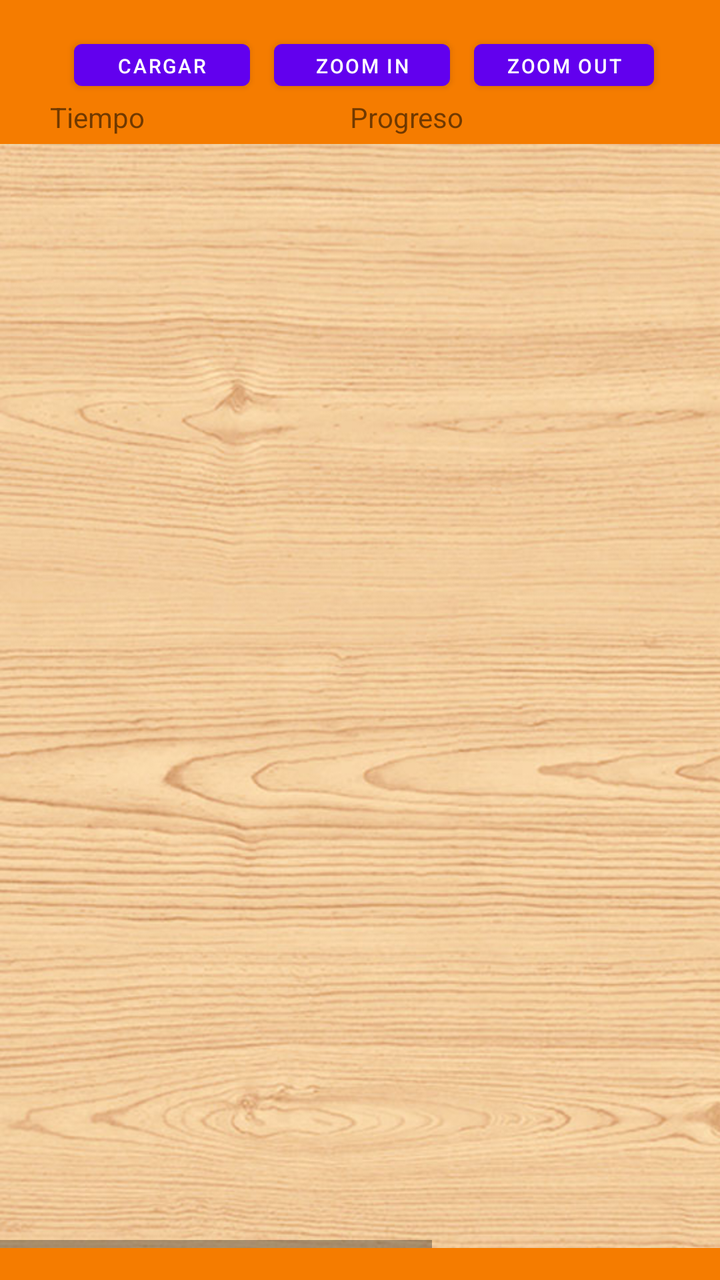
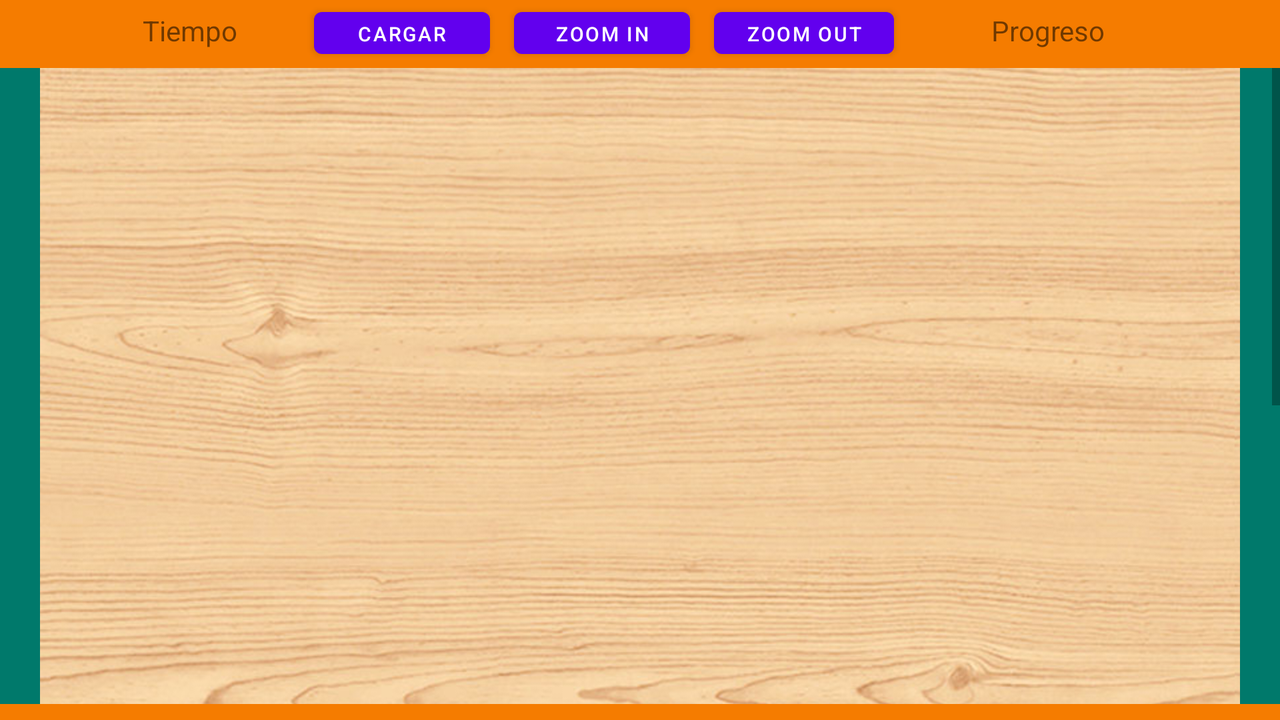

The same Android screen from two of the app's own layout files: first res/layout/ as a phone draws it, then the repository's variant for another configuration, drawn on a device whose configuration selects that folder. Both files follow.
<!-- AndroidManifest.xml: application theme Theme.Vuzzle -->
<!-- res/layout/activity_main_game.xml -->
<?xml version="1.0" encoding="utf-8"?>
<androidx.constraintlayout.widget.ConstraintLayout xmlns:android="http://schemas.android.com/apk/res/android"
    xmlns:app="http://schemas.android.com/apk/res-auto"
    xmlns:tools="http://schemas.android.com/tools"
    android:id="@+id/miConstraintPropio"
    android:layout_width="match_parent"
    android:layout_height="match_parent"
    android:background="#F57C00"
    tools:context=".main_game">

    <FrameLayout
        android:id="@+id/frame_principal"
        android:layout_width="0dp"
        android:layout_height="0dp"
        android:layout_marginTop="16dp"
        android:layout_marginBottom="16dp"
        app:layout_constraintBottom_toBottomOf="parent"
        app:layout_constraintEnd_toEndOf="parent"
        app:layout_constraintStart_toStartOf="parent"
        app:layout_constraintTop_toTopOf="parent">

        <androidx.constraintlayout.widget.ConstraintLayout
            android:layout_width="match_parent"
            android:layout_height="match_parent">

            <LinearLayout
                android:id="@+id/layoutSup"
                android:layout_width="310dp"
                android:layout_height="33dp"
                android:orientation="horizontal"
                app:layout_constraintEnd_toEndOf="parent"
                app:layout_constraintStart_toStartOf="parent"
                app:layout_constraintTop_toTopOf="parent">

                <Button
                    android:id="@+id/button"
                    android:layout_width="wrap_content"
                    android:layout_height="33dp"
                    android:layout_marginStart="12dp"
                    android:onClick="boton_colocar"

                    android:text="CARGAR"
                    android:textSize="10sp" />

                <Button
                    android:id="@+id/zoomin"
                    android:layout_width="wrap_content"
                    android:layout_height="33dp"
                    android:layout_marginStart="12dp"


                    android:onClick="zoomIn"
                    android:text="ZOOM IN"
                    android:textSize="10sp" />

                <Button
                    android:id="@+id/zoomout"
                    android:layout_width="wrap_content"
                    android:layout_height="33dp"
                    android:layout_marginStart="12dp"


                    android:onClick="zoomOut"
                    android:text="ZOOM OUT"
                    android:textSize="10sp" />

            </LinearLayout>

            <LinearLayout
                android:id="@+id/contadores"
                android:layout_width="310dp"
                android:layout_height="23dp"
                android:orientation="horizontal"
                app:layout_constraintEnd_toEndOf="parent"
                app:layout_constraintStart_toStartOf="parent"
                app:layout_constraintTop_toBottomOf="@+id/layoutSup">


                <TextView
                    android:id="@+id/tempo"
                    android:layout_width="wrap_content"
                    android:layout_height="wrap_content"
                    android:layout_weight="1"
                    android:text="TextView"
                    tools:text="Tiempo" />

                <TextView
                    android:id="@+id/progreso"
                    android:layout_width="wrap_content"
                    android:layout_height="wrap_content"
                    android:layout_weight="1"
                    android:text="TextView"
                    tools:text="Progreso" />
            </LinearLayout>

            <HorizontalScrollView
                android:id="@+id/myHorizontalScrollView"
                android:layout_width="0dp"
                android:layout_height="0dp"
                android:layout_gravity="center"
                android:background="#F57C00"
                app:layout_constraintBottom_toBottomOf="parent"
                app:layout_constraintEnd_toEndOf="parent"
                app:layout_constraintStart_toStartOf="parent"
                app:layout_constraintTop_toBottomOf="@+id/contadores"
                tools:ignore="SpeakableTextPresentCheck">


                <ScrollView
                    android:id="@+id/myVerticalScrollView"
                    android:layout_width="match_parent"
                    android:layout_height="wrap_content"

                    android:background="#00796B"
                    tools:ignore="SpeakableTextPresentCheck">


                    <FrameLayout
                        android:id="@+id/frame_sobre_cargador"
                        android:layout_width="wrap_content"
                        android:layout_height="wrap_content"
                        android:gravity="center">

                        <androidx.constraintlayout.widget.ConstraintLayout
                            android:id="@+id/miConst"
                            android:layout_width="600dp"
                            android:layout_height="600dp"

                            android:background="@drawable/fondo_madera"
                            android:orientation="horizontal">

                        </androidx.constraintlayout.widget.ConstraintLayout>
                    </FrameLayout>
                </ScrollView>

            </HorizontalScrollView>

        </androidx.constraintlayout.widget.ConstraintLayout>
    </FrameLayout>

</androidx.constraintlayout.widget.ConstraintLayout>
<!-- resources referenced by this layout -->
<resources>
  <!-- drawable fondo_madera: jpg bitmap (drawable, 154792 bytes) -->
  <style name="Theme.Vuzzle" parent="Theme.MaterialComponents.DayNight.NoActionBar">
          
          <item name="colorPrimary">@color/purple_500</item>
          <item name="colorPrimaryVariant">@color/purple_700</item>
          <item name="colorOnPrimary">@color/white</item>
          
          <item name="colorSecondary">@color/teal_200</item>
          <item name="colorSecondaryVariant">@color/teal_700</item>
          <item name="colorOnSecondary">@color/black</item>
          
          <item name="android:statusBarColor" tools:targetApi="l">?attr/colorPrimaryVariant</item>
          
      </style>
</resources>
<!-- res/layout-land/activity_main_game.xml (the repository's variant of the layout above) -->
<!-- drawn on the phone turned sideways -->
<?xml version="1.0" encoding="utf-8"?>
<androidx.constraintlayout.widget.ConstraintLayout xmlns:android="http://schemas.android.com/apk/res/android"
    xmlns:app="http://schemas.android.com/apk/res-auto"
    xmlns:tools="http://schemas.android.com/tools"
    android:id="@+id/miConstraintPropio"
    android:layout_width="match_parent"
    android:layout_height="match_parent"
    android:background="#F57C00"
    tools:context=".main_game">

    <FrameLayout
        android:id="@+id/frame_principal"
        android:layout_width="match_parent"
        android:layout_height="match_parent">

        <androidx.constraintlayout.widget.ConstraintLayout
            android:layout_width="match_parent"
            android:layout_height="match_parent">

            <LinearLayout
                android:id="@+id/layoutSup"
                android:layout_width="550dp"
                android:layout_height="34dp"
                android:orientation="horizontal"
                app:layout_constraintEnd_toEndOf="parent"
                app:layout_constraintStart_toStartOf="parent"
                app:layout_constraintTop_toTopOf="parent">

                <TextView
                    android:id="@+id/tempo"
                    android:layout_width="100dp"
                    android:layout_height="wrap_content"
                    android:gravity="center"
                    android:text="TextView"
                    tools:text="Tiempo" />

                <Button
                    android:id="@+id/button"
                    android:layout_width="wrap_content"
                    android:layout_height="33dp"
                    android:layout_marginStart="12dp"
                    android:onClick="boton_colocar"

                    android:text="CARGAR"
                    android:textSize="10sp" />

                <Button
                    android:id="@+id/zoomin"
                    android:layout_width="wrap_content"
                    android:layout_height="33dp"
                    android:layout_marginStart="12dp"


                    android:onClick="zoomIn"
                    android:text="ZOOM IN"
                    android:textSize="10sp" />

                <Button
                    android:id="@+id/zoomout"
                    android:layout_width="wrap_content"
                    android:layout_height="33dp"
                    android:layout_marginStart="12dp"


                    android:onClick="zoomOut"
                    android:text="ZOOM OUT"
                    android:textSize="10sp" />

                <TextView
                    android:id="@+id/progreso"
                    android:layout_width="130dp"
                    android:layout_height="wrap_content"
                    android:layout_marginStart="12dp"
                    android:gravity="center"

                    android:text="TextView"
                    tools:text="Progreso" />

            </LinearLayout>

            <HorizontalScrollView
                android:id="@+id/myHorizontalScrollView"
                android:layout_width="0dp"
                android:layout_height="0dp"

                android:layout_marginBottom="8dp"
                android:background="#F57C00"
                android:fillViewport="true"
                app:layout_constraintBottom_toBottomOf="parent"
                app:layout_constraintEnd_toEndOf="parent"
                app:layout_constraintStart_toStartOf="parent"
                app:layout_constraintTop_toBottomOf="@+id/layoutSup"
                tools:ignore="SpeakableTextPresentCheck">


                <ScrollView
                    android:id="@+id/myVerticalScrollView"
                    android:layout_width="match_parent"
                    android:layout_height="wrap_content"

                    android:background="#00796B"
                    tools:ignore="SpeakableTextPresentCheck">


                    <androidx.constraintlayout.widget.ConstraintLayout
                        android:layout_width="match_parent"
                        android:layout_height="wrap_content">

                        <FrameLayout
                            android:id="@+id/frame_sobre_cargador"
                            android:layout_width="wrap_content"
                            android:layout_height="wrap_content"
                            app:layout_constraintEnd_toEndOf="parent"
                            app:layout_constraintStart_toStartOf="parent">

                            <androidx.constraintlayout.widget.ConstraintLayout
                                android:id="@+id/miConst"
                                android:layout_width="600dp"
                                android:layout_height="600dp"

                                android:background="@drawable/fondo_madera"
                                android:orientation="horizontal">

                            </androidx.constraintlayout.widget.ConstraintLayout>
                        </FrameLayout>
                    </androidx.constraintlayout.widget.ConstraintLayout>
                </ScrollView>

            </HorizontalScrollView>

        </androidx.constraintlayout.widget.ConstraintLayout>
    </FrameLayout>

</androidx.constraintlayout.widget.ConstraintLayout>
